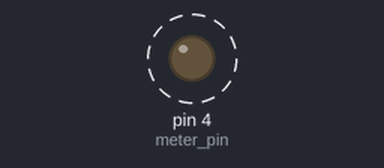
The sketch below on a simulated Arduino Uno, built with avr-gcc and run on an emulated ATmega328P. Shown: output pins drawn as LEDs (lit = HIGH). Dashed ring = blinking.

Above: at 0.2 s.
Timing chart, 0 to 40.0 s (numbered marks = the images above):
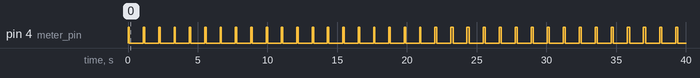

The sketch:

meter_steady.ino
```cpp
/* This program si designed to have a zero center meter moving back and forth as a variable rate
 *  when the pot is adjusted, the swing is changed.  When both sides of the meter have the same voltage,
 *  the meter stops swinging
 *  * an output will be pulsed on and off causing the meter too swing.
 *  * it will go through different rates
 *

*/

const int meter_pin = 4;
const int loop_length = 20;
const int num_changes_in_speed = 5;
const int delay_time = 100;
const int delay_time_increment = 50;

void setup()
{

  pinMode(meter_pin,OUTPUT);
  //Serial.begin(9600); // open the serial port at 9600 bps:
}

void loop()
{
  int j = 0;
  int i = 0;
  for (j=0; j<num_changes_in_speed; j++)
  {
  for (i=0; i<loop_length; i++)
    {
      digitalWrite(meter_pin, HIGH);
      delay(delay_time+j*delay_time_increment);
      digitalWrite(meter_pin, LOW);
      delay(1000);//delay_time+j*delay_time_increment);
    } // end i loop
  }  //  end j loop


}
```

Measured:
- by itself, pin 4 (meter_pin): alternates HIGH for 0.10 s and LOW for 1.0 s
